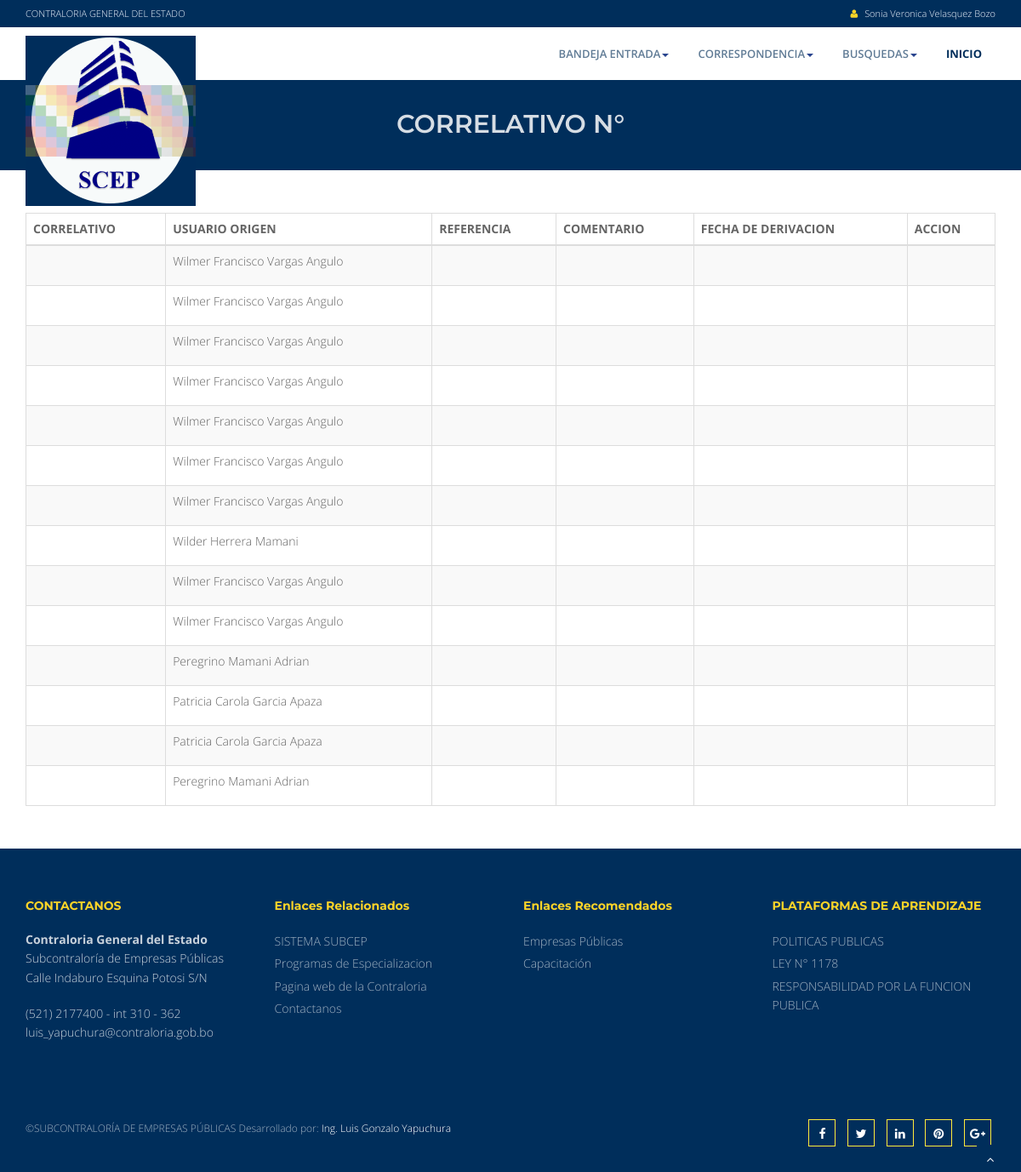
The page /busca_correlativo.php (signed in) on the database its author committed.
### tables this page shows
CREATE TABLE `nombres` (
  `idnombre` int(11) NOT NULL,
  `paterno` varchar(45) NOT NULL,
  `materno` varchar(45) NOT NULL,
  `nombres` varchar(45) NOT NULL,
  `casada` varchar(45) DEFAULT NULL,
  `ci` varchar(45) NOT NULL,
  `exp` varchar(45) NOT NULL,
  `titulo` varchar(45) DEFAULT NULL,
  `iniciales` varchar(45) DEFAULT NULL
);

CREATE TABLE `deriva_corres` (
  `idderiva_corres` int(11) NOT NULL,
  `idcorres` int(11) NOT NULL,
  `idusuarioo` int(11) NOT NULL,
  `idusuariod` int(11) NOT NULL,
  `idinstruccion` int(11) DEFAULT NULL,
  `comentario` text,
  `fecha_deriva` date DEFAULT NULL,
  `fecha_recibe` date DEFAULT NULL,
  `derivada` varchar(45) DEFAULT NULL,
  `recibida` varchar(45) DEFAULT NULL,
  `hora_recibe` varchar(35) DEFAULT NULL
);

### busca_correlativo.php (the view, shortened to what this page needs)
<?php include("inc.config.php");?>
<?php
$idnombre_ss   =  $_SESSION['idnombre_ss'];
?>
<!DOCTYPE html>
<html lang="en">
<head>
<link href="css/bootstrap.min.css" rel="stylesheet" />
<link href="css/fancybox/jquery.fancybox.css" rel="stylesheet">
<link href="css/flexslider.css" rel="stylesheet" />
<link href="css/style.css" rel="stylesheet" />
	<link rel="stylesheet" href="css/dataTables.bootstrap.min.css">
</head>
<body>
<div id="wrapper">
<div class="topbar">
  <div class="container">
    <div class="row">
      <div class="col-md-12">
         <p class="pull-left hidden-xs">CONTRALORIA GENERAL DEL ESTADO</p>
        <p class="pull-right"><i class="fa fa-user"></i>
<?php
$sqlus =" SELECT nombres, paterno, materno FROM nombres WHERE idnombre='$idnombre_ss'";
$resultus = mysqli_query($link,$sqlus);
$rowus = mysqli_fetch_array($resultus);
?>
        <?php echo $rowus[0];?> <?php echo $rowus[1];?> <?php echo $rowus[2];?></p>
      </div>
    </div>
  </div>
</div>
	<header>
        <div class="navbar navbar-default navbar-static-top">
            <div class="container">
                <div class="navbar-header">
				<a class="navbar-brand" href="intranet.php"><img src="img/logo.png" alt="logo"/></a>
                </div>
                <?php include("menu_corres.php");?>
            </div>
        </div>
	</header>
<section id="inner-headline">
	<div class="container">
		<div class="row">
			<div class="col-lg-12">
				<h2 class="pageTitle">CORRELATIVO N° </h2>
			</div>
		</div>
	</div>
</section>
<div class="container contenido">
<div class="row" align="center"><h2> </h2></div>
<div class="row">
			<div class="col-md-12">
				<table  class="table table-striped table-bordered table-hover" cellspacing="1" width="100%">
			        <thead>
			        <tr>
      <th>CORRELATIVO</th>
      <th>USUARIO ORIGEN</th>
      <th>REFERENCIA</th>
      <th>COMENTARIO</th>
      <th>FECHA DE DERIVACION</th>
      <th>ACCION</th>
			        </tr>
			        </thead>
			        <tbody>
<?php
$sql =" SELECT deriva_corres.idderiva_corres, corres.correlativo, deriva_corres.idusuarioo, deriva_corres.idusuariod,  ";
$sql.=" corres.referencia, deriva_corres.comentario, deriva_corres.fecha_deriva FROM deriva_corres, corres, instruccion ";
$sql.=" WHERE deriva_corres.idinstruccion=instruccion.idinstruccion AND corres.idcorres=deriva_corres.idcorres ";
$sql.=" AND deriva_corres.idusuariod='$idusuario_ss' AND deriva_corres.derivada='SI' AND deriva_corres.recibida='NO' ";
$sql.=" ORDER BY deriva_corres.idderiva_corres  ";
$result = mysqli_query($link,$sql);
if ($row = mysqli_fetch_array($result)){
mysqli_field_seek($result,0);
while ($field = mysqli_fetch_field($result)){
} do {
?>
      <tr>
      <td><?phpecho $row[1]?></td>
      <td>
      <?php
$sqlo =" SELECT nombres.nombres, nombres.paterno, nombres.materno FROM nombres, usuarios WHERE usuarios.idnombre=nombres.idnombre AND usuarios.idusuario='$row[2]' ";
$resulto = mysqli_query($link,$sqlo);
$rowo = mysqli_fetch_array($resulto);
?>
        <?php echo $rowo[0];?> <?php echo $rowo[1];?> <?php echo $rowo[2];?></p>
      </td>
      <td><?phpecho $row[4]?></td>
      <td><?phpecho $row[5]?></td>
      <td><?phpecho $row[6]?></td>
      <td>
	  </td>
      </tr>
 <?php
   }
  while ($row = mysqli_fetch_array($result));
} else {
}
?>
			        </tbody>
			    </table>
			</div>
		</div>
	</div>
	<footer>
	<?php include("footer.php");?>
	</footer>
</div>
<a href="#" class="scrollup"><i class="fa fa-angle-up active"></i></a>
</body>
</html>

### css/style.css (style rules this page uses)
body { font-family:'Open Sans', Arial, sans-serif; font-weight:300; line-height:1.6em; color:#656565; font-size: 1.4em; }
h1,h2 { font-weight: 600; line-height:1.1em; color: #002e5b; font-family: 'Montserrat', sans-serif; margin-bottom: 20px; text-transform: uppercase; }
#wrapper { width:100%; margin:0; padding:0; }
.row,.row-fluid { margin-bottom:30px; }
.topbar { background-color: #002e5b; padding: 5px 0; font-size: 11px !important; }
.topbar .container .row { margin: 0; padding:0; }
.topbar .container .row .col-md-12 { padding:0; }
.topbar p { margin:0; display:inline-block; font-size: 11px; color: #f1f6ff; }
.topbar p > i { margin-right:5px; color: #fdd428; }
.topbar p:last-child { text-align:right; }
header .navbar { margin-bottom: 0; }
.navbar-default { border: none; }
.navbar-brand { color: #222; text-transform: uppercase; font-size: 24px; font-weight: 700; line-height: 1em; letter-spacing: -1px; margin-top: 10px; padding: 0 0 0 15px; }
.navbar-default .navbar-brand { color: #1891EC; }
header .navbar { min-height: 70px;padding: 18px 0;background: #ffffff; }
header .navbar { min-height: 62px; padding: 0; }
.pageTitle { color: #fff; margin: 30px 0 3px; display: inline-block; }
#inner-headline { background: #002e5b;position: relative;margin: 0;padding: 0; }
#inner-headline h2.pageTitle { color: rgba(255, 255, 255, 0.84); padding: 5px 0; display:block; text-transform: capitalize; text-align: center; }
footer { background: #002e5b; }
footer { padding:50px 0 0 0; color:#f8f8f8; }
.scrollup { position:fixed; width:32px; height:32px; bottom:0px; right:20px; background: #002e5b; }
a.scrollup { outline:0; text-align: center; }
a.scrollup i { margin-top: 10px; color: #fff; }

### rows shown on the page
nombres: nombres "Sonia Veronica", paterno "Velasquez", materno "Bozo"
nombres: nombres "Wilmer Francisco", paterno "Vargas", materno "Angulo"
deriva_corres: nombres.nombres "Wilmer Francisco", nombres.paterno "Vargas", nombres.materno "Angulo"
deriva_corres: nombres.nombres "Wilmer Francisco", nombres.paterno "Vargas", nombres.materno "Angulo"
deriva_corres: nombres.nombres "Wilmer Francisco", nombres.paterno "Vargas", nombres.materno "Angulo"
deriva_corres: nombres.nombres "Wilmer Francisco", nombres.paterno "Vargas", nombres.materno "Angulo"
deriva_corres: nombres.nombres "Wilmer Francisco", nombres.paterno "Vargas", nombres.materno "Angulo"
deriva_corres: nombres.nombres "Wilmer Francisco", nombres.paterno "Vargas", nombres.materno "Angulo"
deriva_corres: nombres.nombres "Wilder", nombres.paterno "Herrera", nombres.materno "Mamani"
deriva_corres: nombres.nombres "Wilmer Francisco", nombres.paterno "Vargas", nombres.materno "Angulo"
deriva_corres: nombres.nombres "Wilmer Francisco", nombres.paterno "Vargas", nombres.materno "Angulo"
deriva_corres: nombres.nombres "Peregrino", nombres.paterno "Mamani", nombres.materno "Adrian"
deriva_corres: nombres.nombres "Patricia Carola", nombres.paterno "Garcia", nombres.materno "Apaza"
deriva_corres: nombres.nombres "Patricia Carola", nombres.paterno "Garcia", nombres.materno "Apaza"
deriva_corres: nombres.nombres "Peregrino", nombres.paterno "Mamani", nombres.materno "Adrian"
